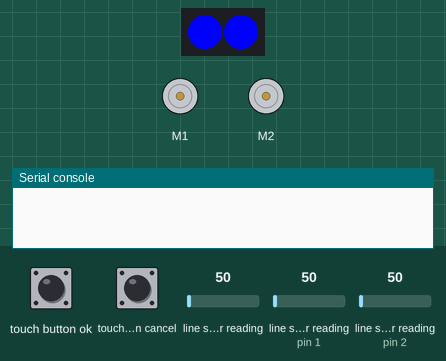
A program run on a simulated MicroPython board. Shown: 2 × DC motor (green arrow = forward, orange = backward, longer = faster), 2 RGB LEDs in strip order, left to right, the last lines printed to the serial console. The inputs (shaded band) are chosen by the test bench; at power-on: touch button ok LOW, line sensor reading 50, line sensor reading (sensors on pin 1, pin 2) 50, touch button cancel LOW.

Above: at 5.0 s.
5.1 s: touch button ok pulled HIGH for 0.15 s
At 5.9 s:
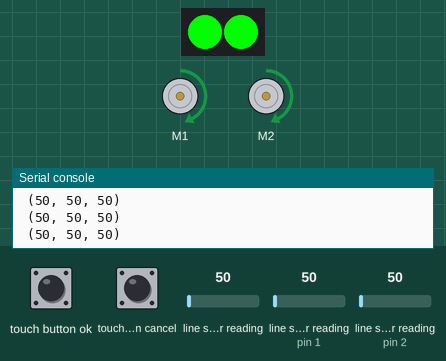
6.7 s: line sensor reading (sensor 0) set to 20
At 7.0 s:
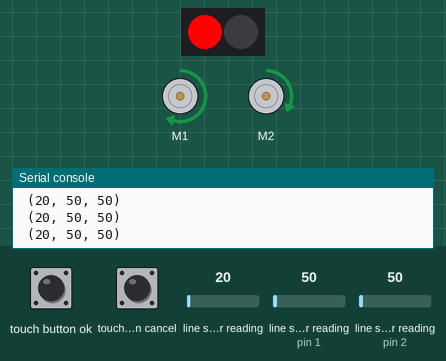
8.2 s: line sensor reading (sensor on pin 1) set to 20
At 9.3 s:
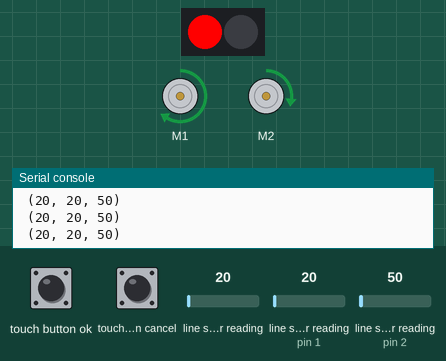
9.7 s: line sensor reading (sensor on pin 2) set to 250
At 10.3 s:
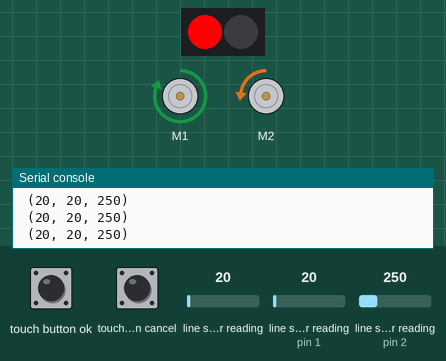
11.3 s: line sensor reading (sensor 0) set to 500
At 12.5 s:
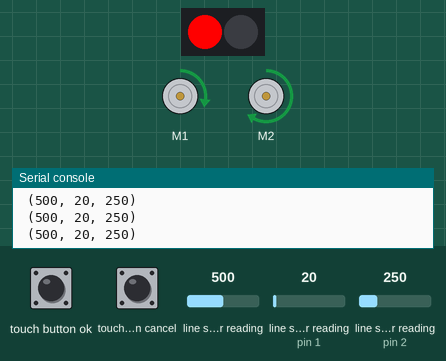
12.8 s: line sensor reading (sensor on pin 1) set to 250
At 13.6 s:
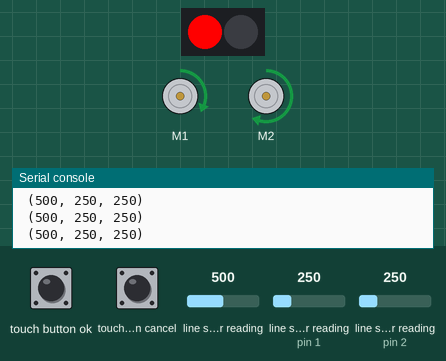
Timing chart, 0 to 15.3 s (numbered marks = the images above; inputs shaded):
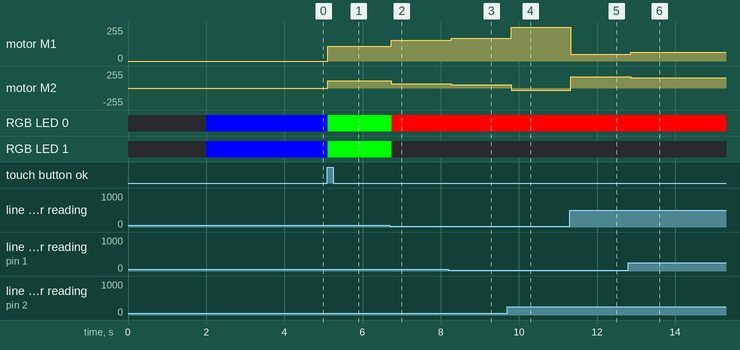

The program:

line_follower.py
```python
from arduino_alvik import ArduinoAlvik
from time import sleep_ms


def calculate_center(left: int, center: int, right: int):
    centroid = 0
    sum_weight = left + center + right
    sum_values = left + 2 * center + 3 * right
    if sum_weight != 0:
        centroid = sum_values / sum_weight
        centroid = 2 - centroid
    return centroid


def run_line_follower(alvik):
    kp = 50.0
    line_sensors = alvik.get_line_sensors()
    print(f' {line_sensors}')

    error = calculate_center(*line_sensors)
    control = error * kp

    if control > 0.2:
        alvik.left_led.set_color(1, 0, 0)
        alvik.right_led.set_color(0, 0, 0)
    elif control < -0.2:
        alvik.left_led.set_color(1, 0, 0)
        alvik.right_led.set_color(0, 0, 0)
    else:
        alvik.left_led.set_color(0, 1, 0)
        alvik.right_led.set_color(0, 1, 0)

    alvik.set_wheels_speed(30 - control, 30 + control)
    sleep_ms(100)


if __name__ == "__main__":

    alvik = ArduinoAlvik()
    alvik.begin()

    alvik.left_led.set_color(0, 0, 1)
    alvik.right_led.set_color(0, 0, 1)

    while alvik.get_touch_ok():
        sleep_ms(50)

    while not alvik.get_touch_ok():
        sleep_ms(50)

    while True:
        try:
            while not alvik.get_touch_cancel():
                run_line_follower(alvik)

            while not alvik.get_touch_ok():
                alvik.left_led.set_color(0, 0, 1)
                alvik.right_led.set_color(0, 0, 1)
                alvik.brake()
                sleep_ms(100)

        except KeyboardInterrupt as e:
            print('over')
            alvik.stop()
            break
```

Measured:
- after the input at 5.1 s, motor M1, motor M2: stopped → forward 109/255 at once; RGB LED 0, RGB LED 1: RGB(0, 0, 255) → RGB(0, 255, 0) at once
- after the input at 6.7 s, motor M1: forward 109/255 → forward 155/255 at once; motor M2: forward 109/255 → forward 64/255 at once; RGB LED 0: RGB(0, 255, 0) → RGB(255, 0, 0) at once; RGB LED 1: RGB(0, 255, 0) → off at once
- after the input at 8.2 s, motor M1: forward 155/255 → forward 170/255 after 0.07 s; motor M2: forward 64/255 → forward 49/255 after 0.07 s
- after the input at 9.7 s, motor M1: forward 170/255 → forward 254/255 after 0.10 s; motor M2: forward 49/255 → backward 35/255 after 0.10 s
- after the input at 11.3 s, motor M1: forward 254/255 → forward 50/255 at once; motor M2: backward 35/255 → forward 168/255 at once
- after the input at 12.8 s, motor M1: forward 50/255 → forward 64/255 after 0.06 s; motor M2: forward 168/255 → forward 155/255 after 0.06 s
